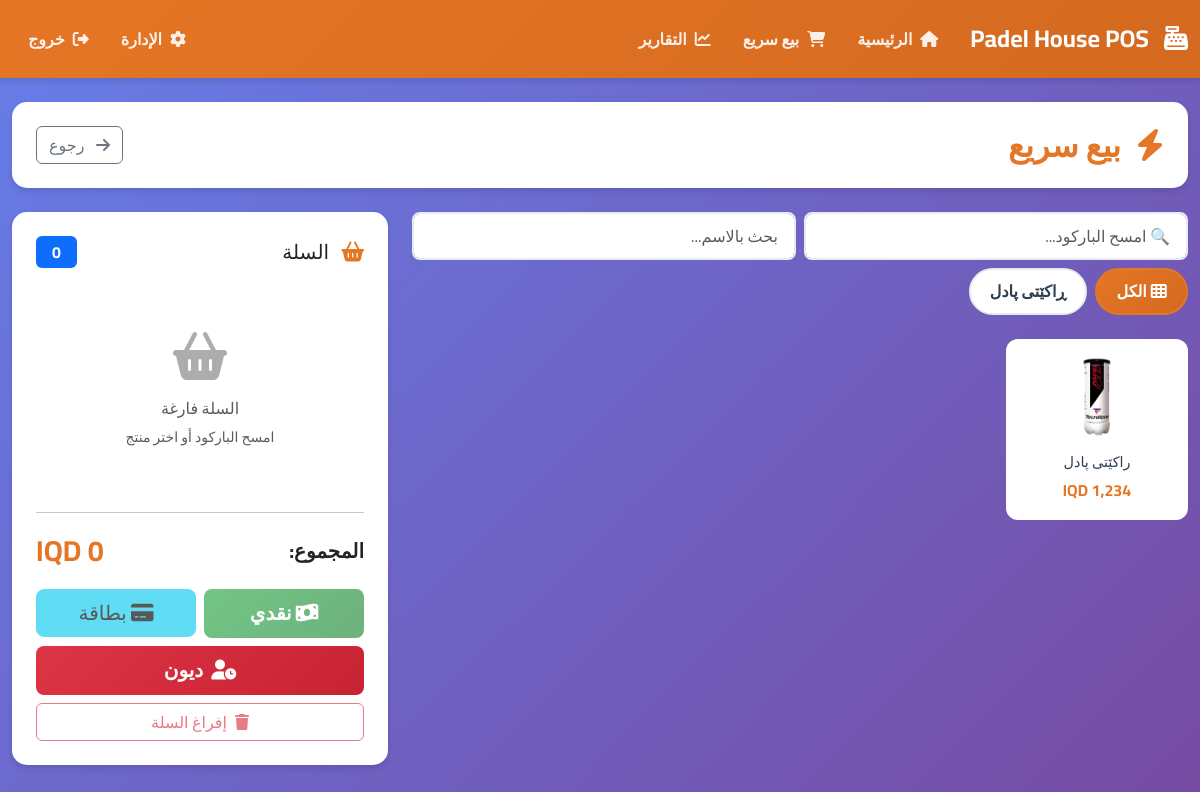
Screenshot of /pos/quick-sale (signed in) with the database file from the repository.
### app/models/category.py (models this page shows, shortened)
class Category(db.Model):
    __tablename__ = 'category'
    id = db.Column(db.Integer, primary_key=True)
    name_ku = db.Column(db.String(100), nullable=False)
    name_ar = db.Column(db.String(100))
    name_en = db.Column(db.String(100))
    description_ku = db.Column(db.Text)
    description_ar = db.Column(db.Text)
    description_en = db.Column(db.Text)
    is_active = db.Column(db.Boolean, default=True)
    created_at = db.Column(db.DateTime, default=datetime.utcnow)
    products = db.relationship('Product', back_populates='category', lazy=True)

### app/models/product.py (models this page shows, shortened)
class Product(db.Model):
    __tablename__ = 'product'
    id = db.Column(db.Integer, primary_key=True)
    name_ku = db.Column(db.String(100), nullable=False)
    name_ar = db.Column(db.String(100))
    name_en = db.Column(db.String(100))
    description_ku = db.Column(db.Text)
    description_ar = db.Column(db.Text)
    description_en = db.Column(db.Text)
    category_id = db.Column(db.Integer, db.ForeignKey('category.id'))
    price = db.Column(db.Integer, nullable=False)
    stock = db.Column(db.Integer, default=0)
    image = db.Column(db.String(200))
    is_active = db.Column(db.Boolean, default=True)
    show_in_website = db.Column(db.Boolean, default=True)
    show_in_pos = db.Column(db.Boolean, default=True)
    barcode = db.Column(db.String(50), unique=True, nullable=True)
    created_at = db.Column(db.DateTime, default=datetime.now)
    category = db.relationship('Category', back_populates='products')

### app/routes/pos.py (the view)
@pos_bp.route('/quick-sale')
@login_required
def quick_sale():
    products = Product.query.filter_by(is_active=True, show_in_pos=True).all()
    categories = Category.query.all()
    return render_template('pos/quick_sale.html', products=products, categories=categories)

### app/routes/admin.py (called while the page is built)
@admin_bp.app_context_processor
def inject_pending_count():
    if current_user.is_authenticated:
        pending_bookings_count = Booking.query.filter_by(status='pending').count()
        return {'pending_bookings_count': pending_bookings_count}
    return {'pending_bookings_count': 0}

@admin_bp.app_context_processor
def inject_pending_orders_count():
    if current_user.is_authenticated:
        pending_orders_count = Order.query.filter_by(status='pending').count()
        return {'pending_orders_count': pending_orders_count}
    return {'pending_orders_count': 0}

### app/templates/pos/quick_sale.html (shortened to what this page needs)
{% extends 'pos/base_pos.html' %}
{% block content %}
<div class="page-header mb-4">
  <div class="d-flex justify-content-between align-items-center">
    <h2>
      <i class="fas fa-bolt me-2" style="color: var(--primary-color);"></i>
      بيع سريع
    </h2>
    <a href="{{ url_for('pos.index') }}" class="btn btn-outline-secondary">
      <i class="fas fa-arrow-right me-2"></i>
      رجوع
    </a>
  </div>
</div>
<div class="row g-4">
  <div class="col-lg-8">
    <div class="search-card">
      <div class="row g-2">
        <div class="col-md-6">
          <input type="text"
                 id="barcodeInput"
                 class="form-control"
                 placeholder="🔍 امسح الباركود..."
                 autofocus>
        </div>
        <div class="col-md-6">
          <input type="text"
                 id="searchInput"
                 class="form-control"
                 placeholder="بحث بالاسم...">
        </div>
      </div>
    </div>
    <div class="category-tabs">
      <button class="category-tab active" data-category="all">
        <i class="fas fa-th me-1"></i>الكل
      </button>
      {% for category in categories %}
        <button class="category-tab" data-category="{{ category.id }}">
          {{ category.name_ku }}
        </button>
      {% endfor %}
    </div>
    <div class="product-grid" id="productsGrid">
      {% for product in products %}
      <div class="product-item" data-category="{{ product.category_id }}">
        <div class="product-card" onclick="addToCart({{ product.id }}, '{{ product.name_ku }}', {{ product.price }}, '{{ product.image or '' }}')">
          {% if product.image %}
            <img src="{{ url_for('static', filename='images/products/' + product.image) }}" alt="{{ product.name_ku }}">
          {% else %}
            <div style="width: 80px; height: 80px; background: #f8f9fa; border-radius: 10px; display: flex; align-items: center; justify-content: center; margin: 0 auto 0.5rem;">
              <i class="fas fa-box fa-2x text-muted"></i>
            </div>
          {% endif %}
          <h6>{{ product.name_ku }}</h6>
          <div class="price">{{ '{:,.0f}'.format(product.price) }} IQD</div>
        </div>
      </div>
      {% endfor %}
    </div>
  </div>
  <div class="col-lg-4">
    <div class="stat-card cart-container">
      <div class="d-flex justify-content-between align-items-center mb-3">
        <h5 class="mb-0">
          <i class="fas fa-shopping-basket me-2" style="color: var(--primary-color);"></i>
          السلة
        </h5>
        <span class="badge bg-primary" style="font-size: 1rem; padding: 0.5rem 1rem;">
          <span id="itemsCount">0</span>
        </span>
      </div>
      <div class="cart-items" id="cartItems">
      </div>
      <hr>
      <div class="d-flex justify-content-between align-items-center mb-3">
        <span class="fs-5 fw-bold">المجموع:</span>
        <span class="total-amount" id="totalAmount">0 IQD</span>
      </div>
      <div class="d-grid gap-2">
        <div class="row g-2">
          <div class="col-6">
            <button class="btn btn-success w-100 btn-lg" onclick="checkout('cash')" id="cashBtn" disabled>
              <i class="fas fa-money-bill-wave me-1"></i>نقدي
            </button>
          </div>
          <div class="col-6">
            <button class="btn btn-info w-100 btn-lg" onclick="checkout('card')" id="cardBtn" disabled>
              <i class="fas fa-credit-card me-1"></i>بطاقة
            </button>
          </div>
        </div>
          <button class="btn btn-danger w-100 btn-lg" onclick="openDebtModal()" id="debtBtn" disabled>
              <i class="fas fa-user-clock me-2"></i>ديون
          </button>
        <button class="btn btn-outline-danger" onclick="clearCart()" id="clearBtn" disabled>
          <i class="fas fa-trash me-2"></i>إفراغ السلة
        </button>
      </div>
    </div>
  </div>
</div>
{% endblock %}

### rows the page displays
Category: name_ku "ڕاکێتی پادل"
Product: image (picture), name_ku "راكێتی پادل"
